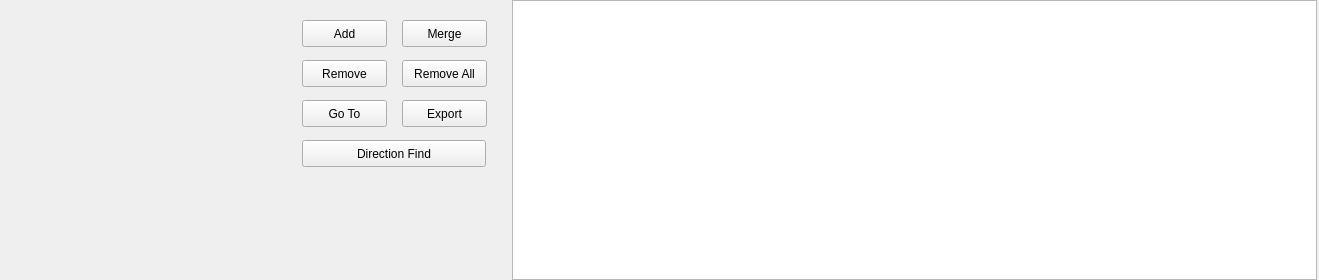
<?xml version="1.0" encoding="UTF-8"?>
<ui version="4.0">
 <class>wgt_marker_table</class>
 <widget class="QWidget" name="wgt_marker_table">
  <property name="geometry">
   <rect>
    <x>0</x>
    <y>0</y>
    <width>1319</width>
    <height>280</height>
   </rect>
  </property>
  <property name="maximumSize">
   <size>
    <width>16777215</width>
    <height>280</height>
   </size>
  </property>
  <property name="windowTitle">
   <string>Form</string>
  </property>
  <layout class="QHBoxLayout" name="horizontalLayout">
   <property name="spacing">
    <number>0</number>
   </property>
   <property name="leftMargin">
    <number>2</number>
   </property>
   <property name="topMargin">
    <number>0</number>
   </property>
   <property name="rightMargin">
    <number>2</number>
   </property>
   <property name="bottomMargin">
    <number>0</number>
   </property>
   <item>
    <widget class="wgt_marker_editor" name="wgt_marker_edit" native="true">
     <property name="sizePolicy">
      <sizepolicy hsizetype="Preferred" vsizetype="Preferred">
       <horstretch>1</horstretch>
       <verstretch>0</verstretch>
      </sizepolicy>
     </property>
     <property name="maximumSize">
      <size>
       <width>280</width>
       <height>16777215</height>
      </size>
     </property>
    </widget>
   </item>
   <item>
    <widget class="QWidget" name="wgtButtons" native="true">
     <property name="sizePolicy">
      <sizepolicy hsizetype="Preferred" vsizetype="Preferred">
       <horstretch>1</horstretch>
       <verstretch>0</verstretch>
      </sizepolicy>
     </property>
     <property name="maximumSize">
      <size>
       <width>230</width>
       <height>16000000</height>
      </size>
     </property>
     <widget class="QPushButton" name="cmdAdd">
      <property name="geometry">
       <rect>
        <x>20</x>
        <y>20</y>
        <width>85</width>
        <height>27</height>
       </rect>
      </property>
      <property name="text">
       <string>Add</string>
      </property>
      <property name="icon">
       <iconset resource="icons.qrc">
        <normaloff>:/icons/add</normaloff>:/icons/add</iconset>
      </property>
     </widget>
     <widget class="QPushButton" name="cmdRemove">
      <property name="geometry">
       <rect>
        <x>20</x>
        <y>60</y>
        <width>85</width>
        <height>27</height>
       </rect>
      </property>
      <property name="text">
       <string>Remove</string>
      </property>
      <property name="icon">
       <iconset resource="icons.qrc">
        <normaloff>:/icons/minus</normaloff>:/icons/minus</iconset>
      </property>
     </widget>
     <widget class="QPushButton" name="cmdGoto">
      <property name="geometry">
       <rect>
        <x>20</x>
        <y>100</y>
        <width>85</width>
        <height>27</height>
       </rect>
      </property>
      <property name="text">
       <string>Go To</string>
      </property>
      <property name="icon">
       <iconset>
        <normaloff>icons/forward_arrow.png</normaloff>icons/forward_arrow.png</iconset>
      </property>
     </widget>
     <widget class="QPushButton" name="cmdExport">
      <property name="geometry">
       <rect>
        <x>120</x>
        <y>100</y>
        <width>85</width>
        <height>27</height>
       </rect>
      </property>
      <property name="text">
       <string>Export</string>
      </property>
     </widget>
     <widget class="QPushButton" name="cmdRemoveAll">
      <property name="geometry">
       <rect>
        <x>120</x>
        <y>60</y>
        <width>85</width>
        <height>27</height>
       </rect>
      </property>
      <property name="text">
       <string>Remove All</string>
      </property>
     </widget>
     <widget class="QPushButton" name="cmdMerge">
      <property name="geometry">
       <rect>
        <x>120</x>
        <y>20</y>
        <width>85</width>
        <height>27</height>
       </rect>
      </property>
      <property name="text">
       <string>Merge</string>
      </property>
     </widget>
     <widget class="QPushButton" name="cmdDirectionFind">
      <property name="geometry">
       <rect>
        <x>20</x>
        <y>140</y>
        <width>184</width>
        <height>27</height>
       </rect>
      </property>
      <property name="text">
       <string>Direction Find</string>
      </property>
     </widget>
    </widget>
   </item>
   <item>
    <widget class="QTableWidget" name="tblMarkers">
     <property name="sizePolicy">
      <sizepolicy hsizetype="Expanding" vsizetype="Expanding">
       <horstretch>2</horstretch>
       <verstretch>0</verstretch>
      </sizepolicy>
     </property>
     <property name="alternatingRowColors">
      <bool>true</bool>
     </property>
     <property name="selectionMode">
      <enum>QAbstractItemView::SingleSelection</enum>
     </property>
     <property name="selectionBehavior">
      <enum>QAbstractItemView::SelectRows</enum>
     </property>
    </widget>
   </item>
  </layout>
 </widget>
 <customwidgets>
  <customwidget>
   <class>wgt_marker_editor</class>
   <extends>QWidget</extends>
   <header>wgt_marker_editor.h</header>
   <container>1</container>
  </customwidget>
 </customwidgets>
 <resources>
  <include location="icons.qrc"/>
 </resources>
 <connections/>
</ui>
